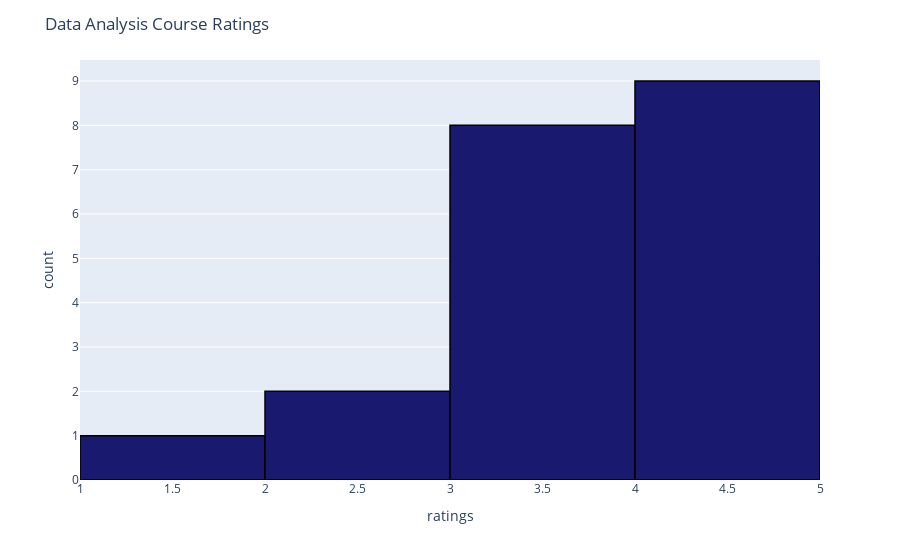

Source (notebook cell):
### Code cell
# Visualize Overall Rating:

fig = px.histogram(AnalysisRating, x="ratings")
fig.update_traces(marker_color="midnightblue",marker_line_color='black',
                  marker_line_width=1.5)
fig.update_layout(title_text='Data Analysis Course Ratings',xaxis=dict(range=[1, 5]))
fig.show()
# py.plot(fig)

### Figure 1 — Plotly figure (JSON) as saved in the notebook; plotly's stock layout.template omitted (floating-point values rounded to 4 significant figures)
{"data": [{"alignmentgroup": "True", "bingroup": "x", "hovertemplate": "ratings=%{x}<br>count=%{y}<extra></extra>", "legendgroup": "", "marker": {"color": "midnightblue", "line": {"color": "black", "width": 1.5}}, "name": "", "offsetgroup": "", "orientation": "v", "showlegend": false, "type": "histogram", "x": [3.5, 4.4, 3.9, 1.8, 4.2, 2.4, 4, 3.2, 5, 3.7, 3.5, 4.5, 5, 4.5, 4, 5, 3.5, 3, 4.8, 4.6, 2, 4.6, 5, 5, 3.5], "xaxis": "x", "yaxis": "y"}], "layout": {"barmode": "relative", "legend": {"tracegroupgap": 0}, "margin": {"t": 60}, "title": {"text": "Data Analysis Course Ratings"}, "xaxis": {"anchor": "y", "domain": [0, 1], "range": [1, 5], "title": {"text": "ratings"}}, "yaxis": {"anchor": "x", "domain": [0, 1], "title": {"text": "count"}}}}
